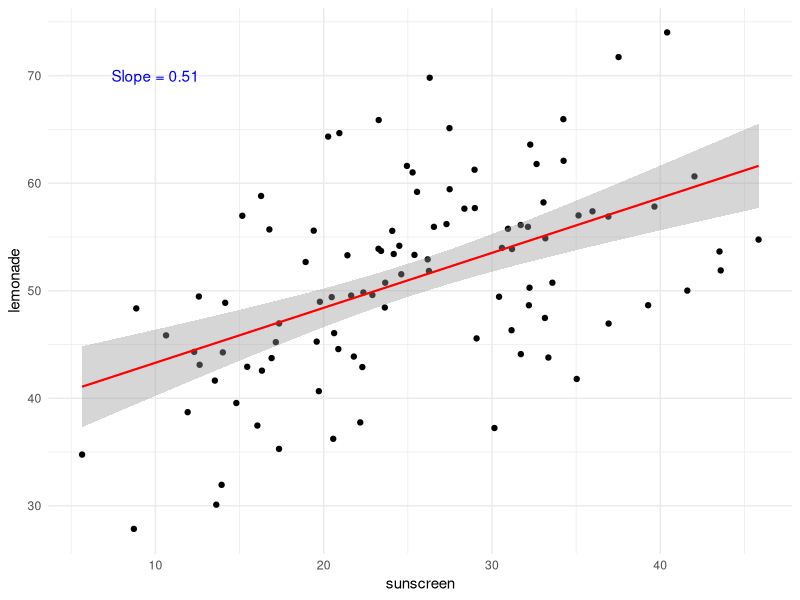
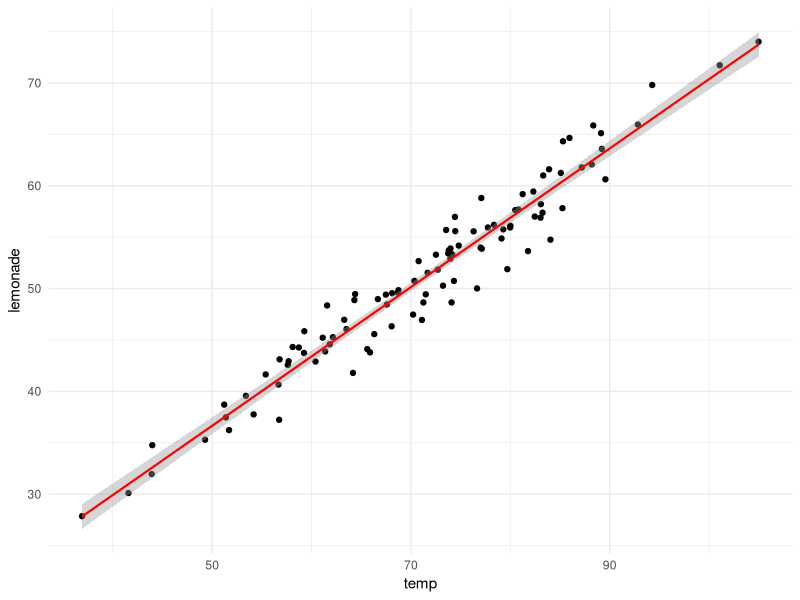
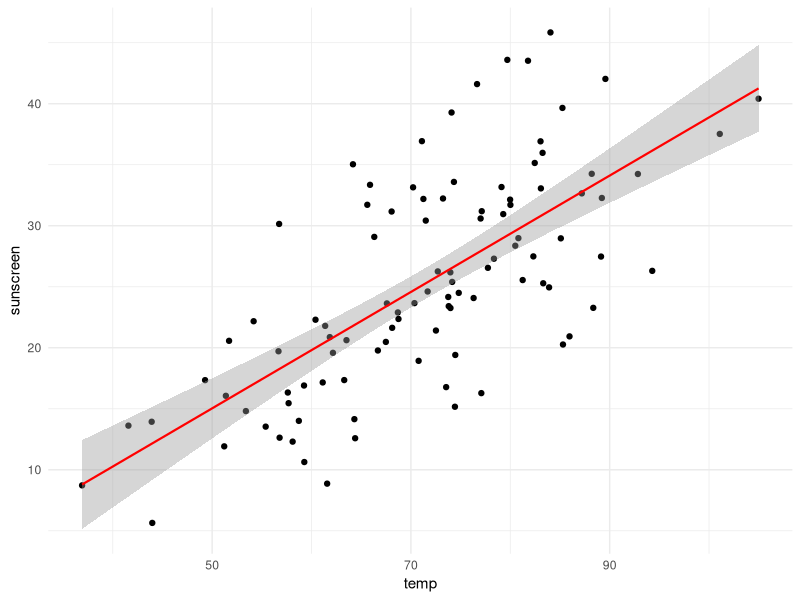

The R source for these figures, in order:
## ---- chunk 1
knitr::opts_chunk$set(echo = TRUE)
## ---- chunk 2
set.seed(1)
#simulate quantity demanded of lemonades
lemonade = rnorm(100, 50, 10) 
error = rnorm(100, 0, 1)
sunscreen = 1/2*lemonade + 8*error
temp = 1.2*lemonade + 0.4*sunscreen
data <- data.frame(cbind(lemonade, sunscreen, temp))
reg1 <- lm(sunscreen ~ lemonade, data)
reg2 <- lm(lemonade ~ sunscreen, data)
reg_control <- lm(lemonade ~ sunscreen + temp, data) 
## ---- chunk 3
summary(reg1)
## ---- chunk 4
library(ggplot2)
ggplot(data, aes(x=sunscreen, y = lemonade)) + geom_point() + theme_minimal() + geom_smooth(method = lm, color = "red", lwd = 0.75) + annotate("text", x = 10, y = 70, color = "blue", 
           label = paste("Slope =", 0.51))
## ---- chunk 5
library(ggplot2)
ggplot(data, aes(x=temp, y = lemonade)) + geom_point() + theme_minimal() + geom_smooth(method = lm, color = "red", lwd = 0.75) + annotate("text", x = 10, y = 70, color = "blue", 
           label = paste())
## ---- chunk 6
library(ggplot2)
ggplot(data, aes(x=temp, y = sunscreen)) + geom_point() + theme_minimal() + geom_smooth(method = lm, color = "red", lwd = 0.75) + annotate("text", x = 10, y = 70, color = "blue", 
           label = paste())
## ---- chunk 7
summary(reg2)
## ---- chunk 8
summary(reg_control)
